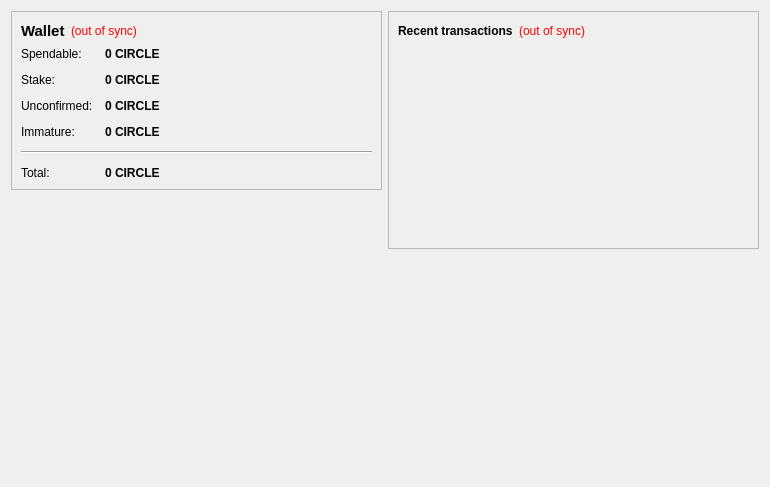
<?xml version="1.0" encoding="UTF-8"?>
<ui version="4.0">
 <class>OverviewPage</class>
 <widget class="QWidget" name="OverviewPage">
  <property name="geometry">
   <rect>
    <x>0</x>
    <y>0</y>
    <width>770</width>
    <height>487</height>
   </rect>
  </property>
  <property name="windowTitle">
   <string>Form</string>
  </property>
  <layout class="QHBoxLayout" name="horizontalLayout" stretch="1,1">
   <item>
    <layout class="QVBoxLayout" name="verticalLayout_2">
     <item>
      <widget class="QFrame" name="frame">
       <property name="frameShape">
        <enum>QFrame::StyledPanel</enum>
       </property>
       <property name="frameShadow">
        <enum>QFrame::Raised</enum>
       </property>
       <layout class="QVBoxLayout" name="verticalLayout_4">
        <item>
         <layout class="QHBoxLayout" name="horizontalLayout_4">
          <item>
           <widget class="QLabel" name="label_5">
            <property name="font">
             <font>
              <pointsize>11</pointsize>
              <weight>75</weight>
              <bold>true</bold>
             </font>
            </property>
            <property name="text">
             <string>Wallet</string>
            </property>
           </widget>
          </item>
          <item>
           <widget class="QLabel" name="labelWalletStatus">
            <property name="toolTip">
             <string>The displayed information may be out of date. Your wallet automatically synchronizes with the CircleCoin network after a connection is established, but this process has not completed yet.</string>
            </property>
            <property name="styleSheet">
             <string notr="true">QLabel { color: red; }</string>
            </property>
            <property name="text">
             <string notr="true">(out of sync)</string>
            </property>
            <property name="alignment">
             <set>Qt::AlignLeading|Qt::AlignLeft|Qt::AlignVCenter</set>
            </property>
           </widget>
          </item>
          <item>
           <spacer name="horizontalSpacer_2">
            <property name="orientation">
             <enum>Qt::Horizontal</enum>
            </property>
            <property name="sizeHint" stdset="0">
             <size>
              <width>40</width>
              <height>20</height>
             </size>
            </property>
           </spacer>
          </item>
         </layout>
        </item>
        <item>
         <layout class="QFormLayout" name="formLayout_2">
          <property name="fieldGrowthPolicy">
           <enum>QFormLayout::AllNonFixedFieldsGrow</enum>
          </property>
          <property name="horizontalSpacing">
           <number>12</number>
          </property>
          <property name="verticalSpacing">
           <number>12</number>
          </property>
          <item row="0" column="0">
           <widget class="QLabel" name="label">
            <property name="text">
             <string>Spendable:</string>
            </property>
           </widget>
          </item>
          <item row="0" column="1">
           <widget class="QLabel" name="labelBalance">
            <property name="font">
             <font>
              <weight>75</weight>
              <bold>true</bold>
             </font>
            </property>
            <property name="cursor">
             <cursorShape>IBeamCursor</cursorShape>
            </property>
            <property name="toolTip">
             <string>Your current spendable balance</string>
            </property>
            <property name="text">
             <string notr="true">0 CIRCLE</string>
            </property>
            <property name="textInteractionFlags">
             <set>Qt::LinksAccessibleByMouse|Qt::TextSelectableByKeyboard|Qt::TextSelectableByMouse</set>
            </property>
           </widget>
          </item>
          <item row="1" column="0">
           <widget class="QLabel" name="label_6">
            <property name="text">
             <string>Stake:</string>
            </property>
           </widget>
          </item>
          <item row="1" column="1">
           <widget class="QLabel" name="labelStake">
            <property name="font">
             <font>
              <weight>75</weight>
              <bold>true</bold>
             </font>
            </property>
            <property name="cursor">
             <cursorShape>IBeamCursor</cursorShape>
            </property>
            <property name="toolTip">
             <string>Total of coins that was staked, and do not yet count toward the current balance</string>
            </property>
            <property name="text">
             <string notr="true">0 CIRCLE</string>
            </property>
            <property name="textInteractionFlags">
             <set>Qt::LinksAccessibleByMouse|Qt::TextSelectableByKeyboard|Qt::TextSelectableByMouse</set>
            </property>
           </widget>
          </item>
          <item row="2" column="0">
           <widget class="QLabel" name="label_3">
            <property name="text">
             <string>Unconfirmed:</string>
            </property>
           </widget>
          </item>
          <item row="2" column="1">
           <widget class="QLabel" name="labelUnconfirmed">
            <property name="font">
             <font>
              <weight>75</weight>
              <bold>true</bold>
             </font>
            </property>
            <property name="cursor">
             <cursorShape>IBeamCursor</cursorShape>
            </property>
            <property name="toolTip">
             <string>Total of transactions that have yet to be confirmed, and do not yet count toward the current balance</string>
            </property>
            <property name="text">
             <string notr="true">0 CIRCLE</string>
            </property>
            <property name="textInteractionFlags">
             <set>Qt::LinksAccessibleByMouse|Qt::TextSelectableByKeyboard|Qt::TextSelectableByMouse</set>
            </property>
           </widget>
          </item>
          <item row="3" column="0">
           <widget class="QLabel" name="labelImmatureText">
            <property name="text">
             <string>Immature:</string>
            </property>
           </widget>
          </item>
          <item row="3" column="1">
           <widget class="QLabel" name="labelImmature">
            <property name="font">
             <font>
              <weight>75</weight>
              <bold>true</bold>
             </font>
            </property>
            <property name="toolTip">
             <string>Mined balance that has not yet matured</string>
            </property>
            <property name="text">
             <string notr="true">0 CIRCLE</string>
            </property>
            <property name="textInteractionFlags">
             <set>Qt::LinksAccessibleByMouse|Qt::TextSelectableByKeyboard|Qt::TextSelectableByMouse</set>
            </property>
           </widget>
          </item>
          <item row="4" column="0" colspan="2">
           <widget class="Line" name="line">
            <property name="orientation">
             <enum>Qt::Horizontal</enum>
            </property>
           </widget>
          </item>
          <item row="5" column="0">
           <widget class="QLabel" name="labelTotalText">
            <property name="text">
             <string>Total:</string>
            </property>
           </widget>
          </item>
          <item row="5" column="1">
           <widget class="QLabel" name="labelTotal">
            <property name="font">
             <font>
              <weight>75</weight>
              <bold>true</bold>
             </font>
            </property>
            <property name="cursor">
             <cursorShape>IBeamCursor</cursorShape>
            </property>
            <property name="toolTip">
             <string>Your current total balance</string>
            </property>
            <property name="text">
             <string notr="true">0 CIRCLE</string>
            </property>
            <property name="textInteractionFlags">
             <set>Qt::LinksAccessibleByMouse|Qt::TextSelectableByKeyboard|Qt::TextSelectableByMouse</set>
            </property>
           </widget>
          </item>
         </layout>
        </item>
       </layout>
      </widget>
     </item>
     <item>
      <spacer name="verticalSpacer">
       <property name="orientation">
        <enum>Qt::Vertical</enum>
       </property>
       <property name="sizeHint" stdset="0">
        <size>
         <width>20</width>
         <height>40</height>
        </size>
       </property>
      </spacer>
     </item>
     <item>
      <widget class="QLabel" name="label_2">
       <property name="autoFillBackground">
        <bool>true</bool>
       </property>
       <property name="text">
        <string/>
       </property>
       <property name="pixmap">
        <pixmap resource="../bitcoin.qrc">:/icons/drmbg</pixmap>
       </property>
       <property name="scaledContents">
        <bool>false</bool>
       </property>
       <property name="margin">
        <number>0</number>
       </property>
      </widget>
     </item>
    </layout>
   </item>
   <item>
    <layout class="QVBoxLayout" name="verticalLayout_3">
     <item>
      <widget class="QFrame" name="frame_2">
       <property name="frameShape">
        <enum>QFrame::StyledPanel</enum>
       </property>
       <property name="frameShadow">
        <enum>QFrame::Raised</enum>
       </property>
       <layout class="QVBoxLayout" name="verticalLayout">
        <item>
         <layout class="QHBoxLayout" name="horizontalLayout_2">
          <item>
           <widget class="QLabel" name="label_4">
            <property name="text">
             <string>&lt;b&gt;Recent transactions&lt;/b&gt;</string>
            </property>
           </widget>
          </item>
          <item>
           <widget class="QLabel" name="labelTransactionsStatus">
            <property name="toolTip">
             <string>The displayed information may be out of date. Your wallet automatically synchronizes with the CircleCoin network after a connection is established, but this process has not completed yet.</string>
            </property>
            <property name="styleSheet">
             <string notr="true">QLabel { color: red; }</string>
            </property>
            <property name="text">
             <string notr="true">(out of sync)</string>
            </property>
            <property name="alignment">
             <set>Qt::AlignRight|Qt::AlignTrailing|Qt::AlignVCenter</set>
            </property>
           </widget>
          </item>
          <item>
           <spacer name="horizontalSpacer">
            <property name="orientation">
             <enum>Qt::Horizontal</enum>
            </property>
            <property name="sizeHint" stdset="0">
             <size>
              <width>40</width>
              <height>20</height>
             </size>
            </property>
           </spacer>
          </item>
         </layout>
        </item>
        <item>
         <widget class="QListView" name="listTransactions">
          <property name="styleSheet">
           <string notr="true">QListView { background: transparent; }</string>
          </property>
          <property name="frameShape">
           <enum>QFrame::NoFrame</enum>
          </property>
          <property name="verticalScrollBarPolicy">
           <enum>Qt::ScrollBarAlwaysOff</enum>
          </property>
          <property name="horizontalScrollBarPolicy">
           <enum>Qt::ScrollBarAlwaysOff</enum>
          </property>
          <property name="selectionMode">
           <enum>QAbstractItemView::NoSelection</enum>
          </property>
         </widget>
        </item>
       </layout>
      </widget>
     </item>
     <item>
      <spacer name="verticalSpacer_2">
       <property name="orientation">
        <enum>Qt::Vertical</enum>
       </property>
       <property name="sizeHint" stdset="0">
        <size>
         <width>20</width>
         <height>40</height>
        </size>
       </property>
      </spacer>
     </item>
    </layout>
   </item>
  </layout>
 </widget>
 <resources/>
 <connections/>
</ui>
